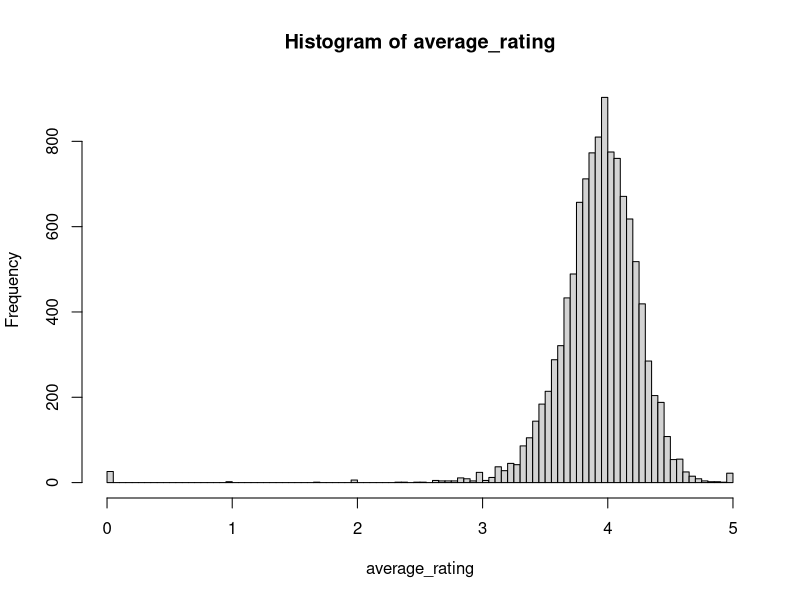
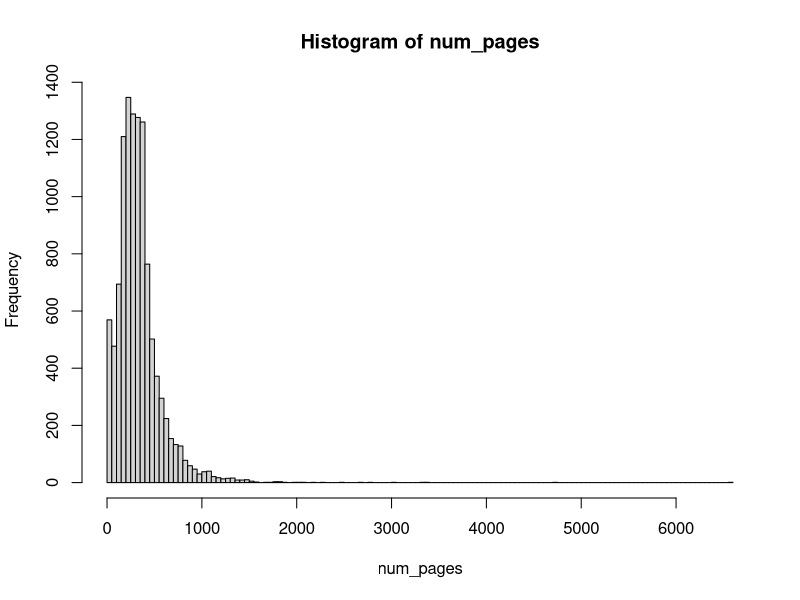
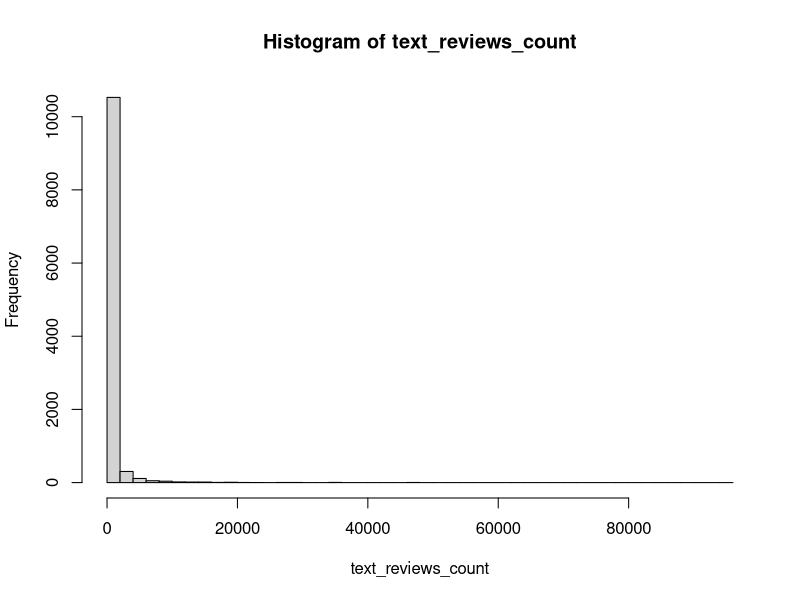
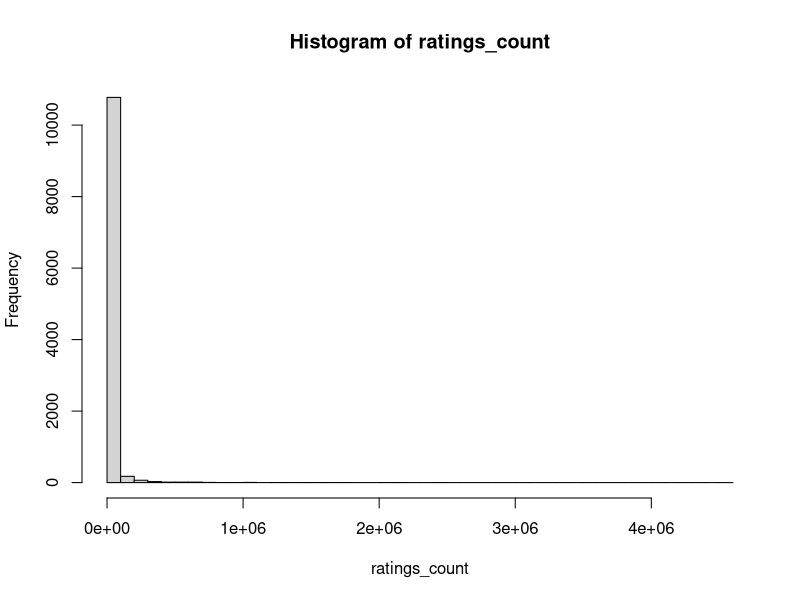
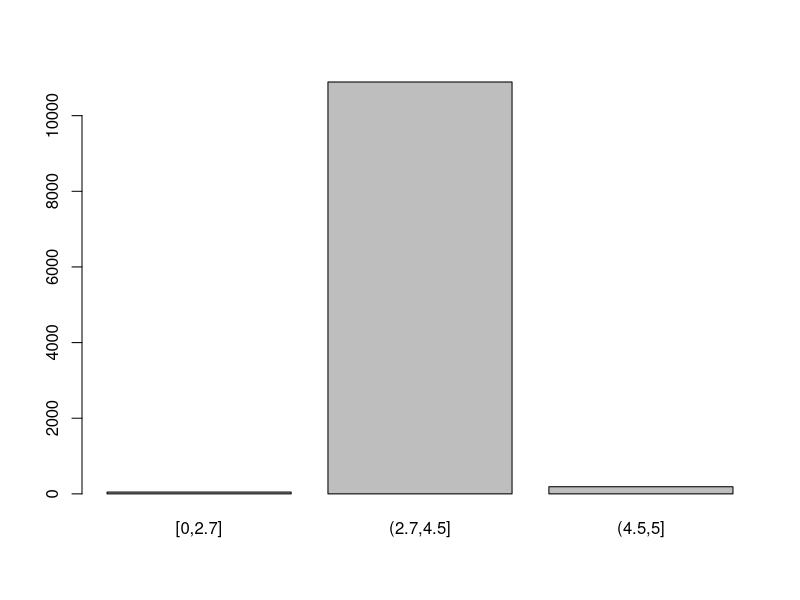

Here is the R script that generated these plots, in order:
## ---- chunk 1
knitr::opts_chunk$set(echo = TRUE)
## ---- chunk 2
rm(list=ls())
## ---- chunk 3
library(tidyverse)
library(skimr)
## ---- chunk 4
data <- read_csv("books.csv")
## ---- chunk 5
skim(data)
## ---- chunk 6
attach(data)
## ---- chunk 7
hist(average_rating,breaks = 100)
## ---- chunk 8
summary(average_rating)
## ---- chunk 9
hist(num_pages,breaks = 100)
## ---- chunk 10
hist(text_reviews_count, breaks = 50)
## ---- chunk 11
hist(ratings_count, breaks = 50)
## ---- chunk 12
av_cat <- cut(average_rating,breaks = c(0,2.7,4.5,5),include.lowest = T,
               right = T)
plot(av_cat)
## ---- chunk 13
summary(av_cat)
## ---- chunk 14
prop.table(table(av_cat))
## ---- chunk 15

